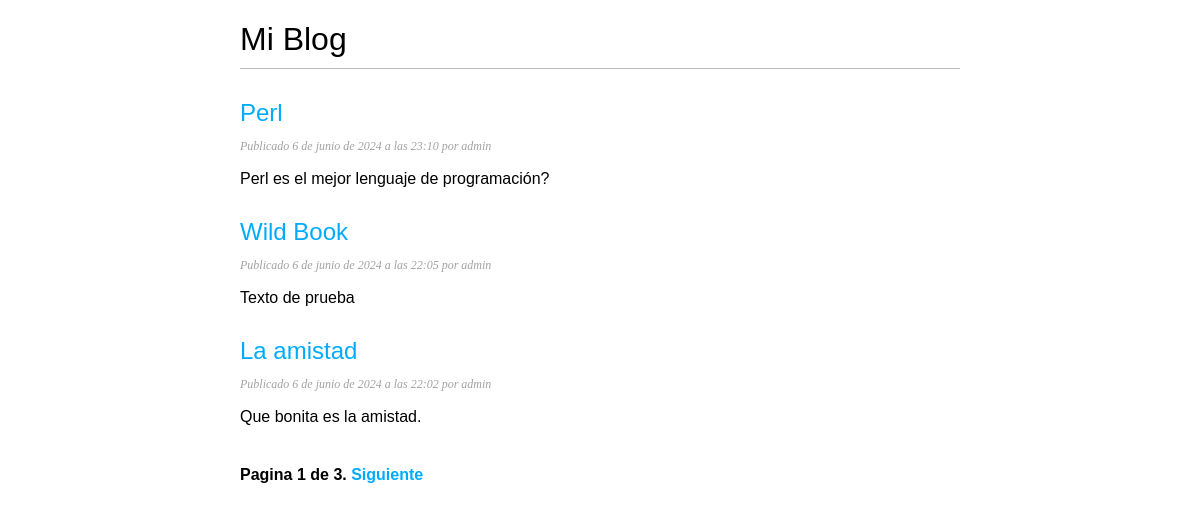
Screenshot of /blog/ with the database file from the repository.
### blog/models.py (models this page shows, shortened)
class Post(models.Model):
    class Estado(models.TextChoices): # Enumeración de opciones de estado : Borrador y Publicado
        BORRADOR = 'BR', 'Borrador'
        PUBLICADO = 'PB', 'Publicado'
    titulo = models.CharField(max_length=250)
    slug = models.SlugField(max_length=250)
    autor = models.ForeignKey(User,
                               on_delete=models.CASCADE)
    cuerpo = models.TextField()
    fecha_publicado = models.DateTimeField(default=timezone.now)
    fecha_creado = models.DateTimeField(auto_now_add=True)
    estado = models.CharField(max_length=2,
                              choices=Estado.choices,
                              default=Estado.BORRADOR)
    def get_absolute_url(self): # reverse() genera la URL absoluta a partir de la vista y los parámetros dados.
        return reverse('blog:post_detalle',
                       args=[self.fecha_publicado.year,
                            self.fecha_publicado.month,
                            self.fecha_publicado.day,
                            self.slug])

### blog/views.py (the view)
# urls.py: path('', views.PostListaView.as_view(), name='post_lista'), # Esta es la vista basada en clases
class PostListaView(ListView): # Hereda de la clase ListView que es una vista genérica que se utiliza para mostrar una lista de objetos.
    queryset = Post.objects.filter(estado=Post.Estado.PUBLICADO).order_by('-fecha_publicado')
    context_object_name = 'posts' # El nombre de la variable de contexto que se utilizará en la plantilla.
    paginate_by = 3 # Muestra 3 posts por página.
    template_name = 'blog/post/lista.html' # La plantilla que se utilizará para renderizar la página.

### blog/templates/blog/post/lista.html (shortened to what this page needs)
{% extends "base.html" %}
{% block content %}
    <h1>Mi Blog</h1>
    {% for post in posts %}
        <h2>
            <a href="{{ post.get_absolute_url }}">
                {{ post.titulo }}
            </a>
        </h2>
        <p class="date">
            Publicado {{ post.fecha_publicado }} por {{ post.autor }}
        </p>
        {{ post.cuerpo | truncatewords:30 | linebreaks }}
    {% endfor %}
    {% include "blog/post/paginacion.html" with page=page_obj %}
{% endblock %}

### blog/static/css/blog.css (style rules this page uses)
body { margin: 0; padding: 0; font-family: helvetica, sans-serif; }
a { color: #00abff; text-decoration: none; }
h1 { font-weight: normal; border-bottom: 1px solid #bbb; padding: 0 0 10px 0; }
h2 { font-weight: normal; margin: 30px 0 0; }
p.date { color: #a2a2a2; font-family: georgia, serif; font-size: 12px; font-style: italic; }

### rows the page displays
Post: titulo "Perl", fecha_publicado "6 de junio de 2024 a las 23:10", autor "admin", cuerpo "Perl es el mejor lenguaje de programación?"
Post: titulo "Wild Book", fecha_publicado "6 de junio de 2024 a las 22:05", autor "admin", cuerpo "Texto de prueba"
Post: titulo "La amistad", fecha_publicado "6 de junio de 2024 a las 22:02", autor "admin", cuerpo "Que bonita es la amistad."

### other values shown
{{ page.number }} "1"
{{ page.paginator.num_pages }} "3"
